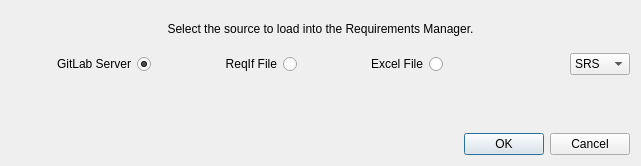
<?xml version="1.0" encoding="UTF-8"?>
<ui version="4.0">
 <class>SelectSourceDialog</class>
 <widget class="QDialog" name="SelectSourceDialog">
  <property name="geometry">
   <rect>
    <x>0</x>
    <y>0</y>
    <width>641</width>
    <height>166</height>
   </rect>
  </property>
  <property name="windowTitle">
   <string>Requirements Input Source</string>
  </property>
  <layout class="QGridLayout" name="gridLayout">
   <item row="0" column="0">
    <layout class="QVBoxLayout" name="verticalLayout">
     <item>
      <layout class="QHBoxLayout" name="horizontalLayout_2">
       <item>
        <widget class="QLabel" name="titleLabel">
         <property name="sizePolicy">
          <sizepolicy hsizetype="Preferred" vsizetype="Preferred">
           <horstretch>0</horstretch>
           <verstretch>0</verstretch>
          </sizepolicy>
         </property>
         <property name="minimumSize">
          <size>
           <width>330</width>
           <height>0</height>
          </size>
         </property>
         <property name="text">
          <string>&lt;html&gt;&lt;head/&gt;&lt;body&gt;&lt;p&gt;Select the source to load into the Requirements Manager.&lt;/p&gt;&lt;/body&gt;&lt;/html&gt;</string>
         </property>
         <property name="alignment">
          <set>Qt::AlignCenter</set>
         </property>
        </widget>
       </item>
      </layout>
     </item>
     <item>
      <layout class="QHBoxLayout" name="horizontalLayout">
       <property name="rightMargin">
        <number>0</number>
       </property>
       <property name="bottomMargin">
        <number>10</number>
       </property>
       <item>
        <widget class="QRadioButton" name="gitLabRadioButton">
         <property name="minimumSize">
          <size>
           <width>140</width>
           <height>0</height>
          </size>
         </property>
         <property name="layoutDirection">
          <enum>Qt::RightToLeft</enum>
         </property>
         <property name="text">
          <string>GitLab Server</string>
         </property>
         <property name="checked">
          <bool>true</bool>
         </property>
        </widget>
       </item>
       <item>
        <widget class="QRadioButton" name="reqIfRadioButton">
         <property name="minimumSize">
          <size>
           <width>140</width>
           <height>0</height>
          </size>
         </property>
         <property name="layoutDirection">
          <enum>Qt::RightToLeft</enum>
         </property>
         <property name="text">
          <string>ReqIf File</string>
         </property>
        </widget>
       </item>
       <item>
        <widget class="QRadioButton" name="excelRadioButton">
         <property name="minimumSize">
          <size>
           <width>140</width>
           <height>0</height>
          </size>
         </property>
         <property name="layoutDirection">
          <enum>Qt::RightToLeft</enum>
         </property>
         <property name="text">
          <string>Excel File</string>
         </property>
        </widget>
       </item>
       <item>
        <spacer name="horizontalSpacer">
         <property name="orientation">
          <enum>Qt::Horizontal</enum>
         </property>
         <property name="sizeHint" stdset="0">
          <size>
           <width>40</width>
           <height>20</height>
          </size>
         </property>
        </spacer>
       </item>
       <item>
        <widget class="QComboBox" name="comboBox">
         <property name="minimumSize">
          <size>
           <width>60</width>
           <height>0</height>
          </size>
         </property>
         <property name="maximumSize">
          <size>
           <width>60</width>
           <height>16777215</height>
          </size>
         </property>
         <item>
          <property name="text">
           <string>SRS</string>
          </property>
         </item>
         <item>
          <property name="text">
           <string>SSS</string>
          </property>
         </item>
         <item>
          <property name="text">
           <string>Both</string>
          </property>
         </item>
        </widget>
       </item>
      </layout>
     </item>
     <item>
      <widget class="tracecommon::CredentialWidget" name="credentialWidget" native="true">
       <property name="minimumSize">
        <size>
         <width>400</width>
         <height>0</height>
        </size>
       </property>
      </widget>
     </item>
     <item>
      <widget class="QDialogButtonBox" name="buttonBox">
       <property name="sizePolicy">
        <sizepolicy hsizetype="Preferred" vsizetype="Fixed">
         <horstretch>0</horstretch>
         <verstretch>0</verstretch>
        </sizepolicy>
       </property>
       <property name="orientation">
        <enum>Qt::Horizontal</enum>
       </property>
       <property name="standardButtons">
        <set>QDialogButtonBox::Cancel|QDialogButtonBox::Ok</set>
       </property>
      </widget>
     </item>
    </layout>
   </item>
  </layout>
 </widget>
 <customwidgets>
  <customwidget>
   <class>tracecommon::CredentialWidget</class>
   <extends>QWidget</extends>
   <header>credentialwidget.h</header>
   <container>1</container>
  </customwidget>
 </customwidgets>
 <resources/>
 <connections>
  <connection>
   <sender>buttonBox</sender>
   <signal>accepted()</signal>
   <receiver>SelectSourceDialog</receiver>
   <slot>accept()</slot>
   <hints>
    <hint type="sourcelabel">
     <x>248</x>
     <y>254</y>
    </hint>
    <hint type="destinationlabel">
     <x>157</x>
     <y>274</y>
    </hint>
   </hints>
  </connection>
  <connection>
   <sender>buttonBox</sender>
   <signal>rejected()</signal>
   <receiver>SelectSourceDialog</receiver>
   <slot>reject()</slot>
   <hints>
    <hint type="sourcelabel">
     <x>316</x>
     <y>260</y>
    </hint>
    <hint type="destinationlabel">
     <x>286</x>
     <y>274</y>
    </hint>
   </hints>
  </connection>
 </connections>
</ui>
